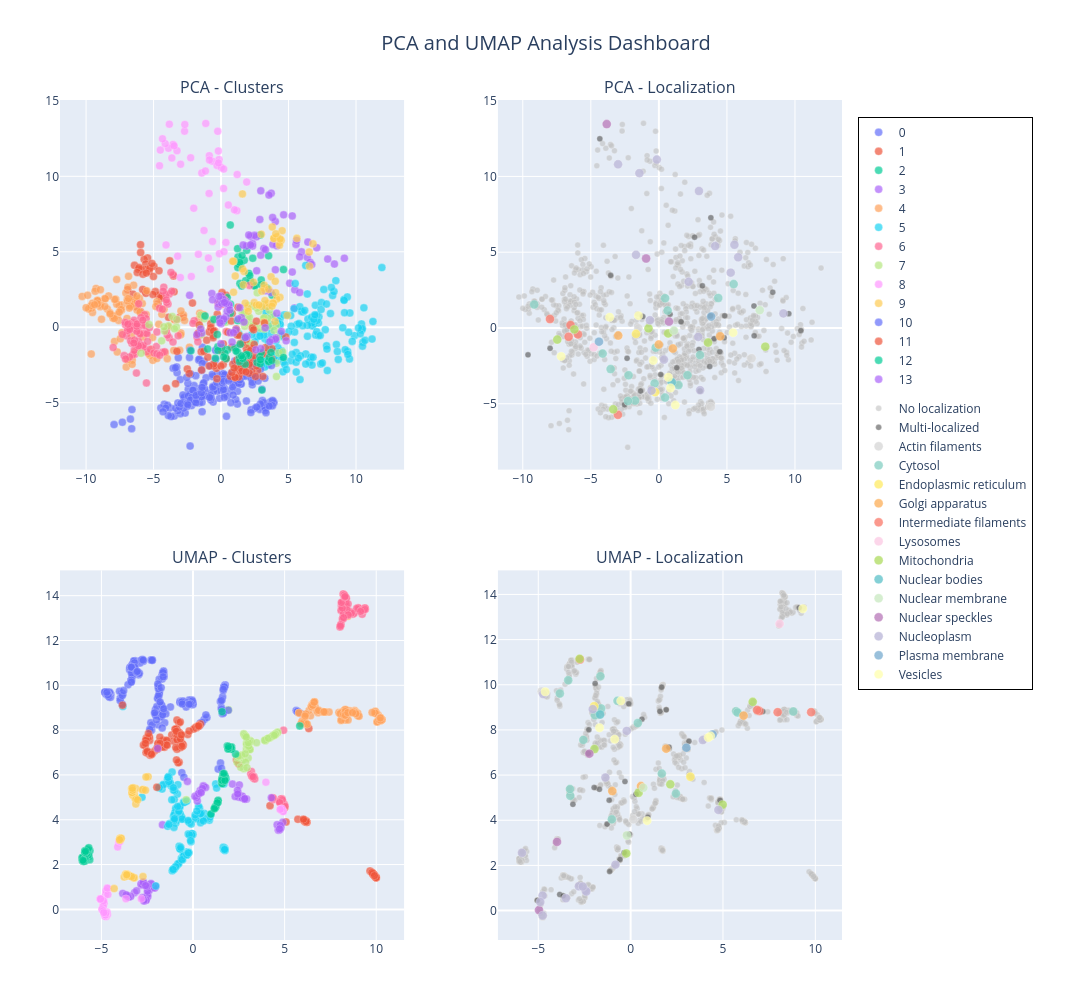

The cell this chart's notebook holds for it:
### Code cell
import pandas as pd
import plotly.express as px
import plotly.graph_objects as go
import numpy as np
from plotly.subplots import make_subplots


def create_subplot_version(df):
   """Alternative: Create all plots in a single figure with subplots"""
   
   df = df.copy()
   df['localization_category'] = df['Metadata_hpa_main_loc'].apply(lambda x: 
       'No localization' if pd.isna(x) or x == 'None' else
       'Multi-localized' if ';' in str(x) else
       str(x)
   )
   
   # Create subplots with custom spacing
   fig = make_subplots(
       rows=2, cols=2,
       subplot_titles=('PCA - Clusters', 'PCA - Localization', 
                      'UMAP - Clusters', 'UMAP - Localization'),
       horizontal_spacing=0.12,
       vertical_spacing=0.12
   )
   
   # Color schemes
   unique_locs = [loc for loc in df['localization_category'].unique() 
                  if loc not in ['No localization', 'Multi-localized']]
   colors = px.colors.qualitative.Set3 + px.colors.qualitative.Pastel + px.colors.qualitative.Set1
   loc_colors = {loc: colors[i % len(colors)] for i, loc in enumerate(unique_locs)}
   loc_colors['No localization'] = '#C0C0C0'  # Darker light grey
   loc_colors['Multi-localized'] = '#505050'  # Dark grey
   
   # Plot configurations
   plots_config = [
       ('PC1', 'PC2', 'cluster', 1, 1, None, 'Cluster'),
       ('PC1', 'PC2', 'localization_category', 1, 2, loc_colors, 'Localization'),
       ('UMAP1', 'UMAP2', 'cluster', 2, 1, None, 'Cluster'),
       ('UMAP1', 'UMAP2', 'localization_category', 2, 2, loc_colors, 'Localization')
   ]
   
   for x_col, y_col, color_by, row, col, color_map, legend_prefix in plots_config:
       if color_by == 'localization_category':
           # Plot background categories first, then specific localizations
           background_categories = ['No localization', 'Multi-localized']
           specific_categories = [cat for cat in sorted(df[color_by].unique()) 
                                if cat not in background_categories]
           plot_order = background_categories + specific_categories
       else:
           plot_order = sorted(df[color_by].unique())
       
       for i, value in enumerate(plot_order):
           if value not in df[color_by].values:
               continue
               
           subset = df[df[color_by] == value]
           
           if color_map:
               color = color_map.get(value, '#000000')
               # Make background categories less prominent but still visible
               if value in ['No localization', 'Multi-localized']:
                   opacity = 0.6  # Increased from 0.4
                   size = 6  # Increased from 5
               else:
                   opacity = 0.8
                   size = 9  # Increased from 7
           else:
               color_idx = i % len(px.colors.qualitative.Plotly)
               color = px.colors.qualitative.Plotly[color_idx]
               opacity = 0.7
               size = 8  # Increased from 7
           
           # Create legend group name
           legend_group = f'{legend_prefix}_{row}_{col}'
           show_legend = (row == 1)  # Only show legend for top row
           
           fig.add_trace(
               go.Scatter(
                   x=subset[x_col],
                   y=subset[y_col],
                   mode='markers',
                   name=str(value),
                   legendgroup=legend_group,
                   showlegend=show_legend,
                   marker=dict(
                       color=color, 
                       size=size, 
                       opacity=opacity,
                       line=dict(width=0.3, color='white')
                   ),
                   customdata=np.column_stack((
                       subset.index,
                       subset['cluster'],
                       subset['Metadata_hpa_main_loc'].fillna('None')
                   )),
                   hovertemplate='<b>%{customdata[0]}</b><br>' +
                                f'{x_col}: %{{x:.3f}}<br>' +
                                f'{y_col}: %{{y:.3f}}<br>' +
                                'Cluster: %{customdata[1]}<br>' +
                                'Localization: %{customdata[2]}<br>' +
                                '<extra></extra>'
               ),
               row=row, col=col
           )
   
   # Update subplot titles with larger font
   for i, annotation in enumerate(fig['layout']['annotations']):
       annotation['font'] = dict(size=16)
   
   fig.update_layout(
       title=dict(
           text='PCA and UMAP Analysis Dashboard',
           font=dict(size=20),
           x=0.5
       ),
       height=1000,
       width=1400,
       legend=dict(
           font=dict(size=12),
           yanchor="top",
           y=0.98,
           xanchor="left",
           x=1.02,
           bgcolor="rgba(255,255,255,0.8)",
           bordercolor="Black",
           borderwidth=1
       ),
       margin=dict(l=60, r=250, t=100, b=60)
   )
   
   # Update axis labels
   fig.update_xaxes(title_font=dict(size=14), tickfont=dict(size=12))
   fig.update_yaxes(title_font=dict(size=14), tickfont=dict(size=12))
   
   return fig

# Usage

# # Option 2: Combined subplot dashboard (larger size)
# print("Creating combined dashboard...")
dashboard = create_subplot_version(df)
dashboard.show()

# Option 3: Show summary statistics
print("\nDataset Summary:")
print(f"Total genes: {len(df)}")
print(f"Clusters: {sorted(df['cluster'].unique())}")
# print(f"Localization patterns: {df[''].value_counts()}")
